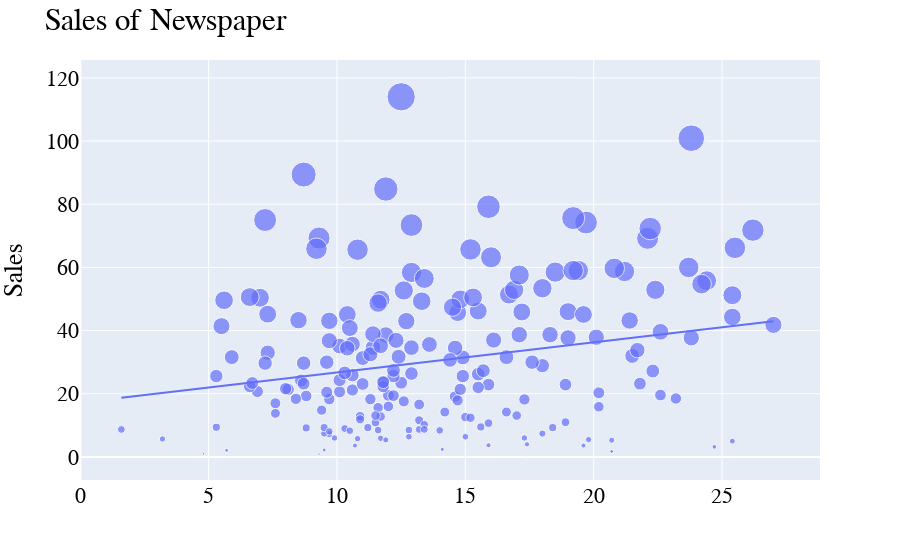

The code cell stored with this chart in its notebook:
### Markdown cell above
### Now let’s visualize the relationship between the amount spent on advertising on newspapers and units sold

### Code cell
fig = px.scatter(data_frame=data, x="Sales", y="Newspaper",
                 size="Newspaper", trendline="ols")
fig.update_layout(
    title="Sales of Newspaper",
    xaxis_title="",
    yaxis_title="Sales",
    font=dict(
        size=22,
        family="Arial",
        color="black"
    )

)
fig.show()

### Figure 1 — Plotly figure (JSON) as saved in the notebook; plotly's stock layout.template omitted (floating-point values rounded to 4 significant figures; data arrays with more than 128 entries replaced by an {"elided": "..."} marker saying what was removed)
{"data": [{"hovertemplate": "Sales=%{x}<br>Newspaper=%{marker.size}<extra></extra>", "legendgroup": "", "marker": {"color": "#636efa", "size": {"elided": "200 float values"}, "sizemode": "area", "sizeref": 0.285, "symbol": "circle"}, "mode": "markers", "name": "", "orientation": "v", "showlegend": false, "type": "scatter", "x": {"elided": "200 float values"}, "xaxis": "x", "y": {"elided": "200 float values"}, "yaxis": "y"}, {"hovertemplate": "<b>OLS trendline</b><br>Newspaper = 0.952962 * Sales + 17.1911<br>R<sup>2</sup>=0.052120<br><br>Sales=%{x}<br>Newspaper=%{y} <b>(trend)</b><extra></extra>", "legendgroup": "", "marker": {"color": "#636efa", "symbol": "circle"}, "mode": "lines", "name": "", "showlegend": false, "type": "scatter", "x": {"elided": "200 float values"}, "xaxis": "x", "y": {"elided": "200 float values"}, "yaxis": "y"}], "layout": {"font": {"color": "black", "family": "Arial", "size": 22}, "legend": {"itemsizing": "constant", "tracegroupgap": 0}, "margin": {"t": 60}, "title": {"text": "Sales of Newspaper"}, "xaxis": {"anchor": "y", "domain": [0, 1], "title": {"text": ""}}, "yaxis": {"anchor": "x", "domain": [0, 1], "title": {"text": "Sales"}}}}
